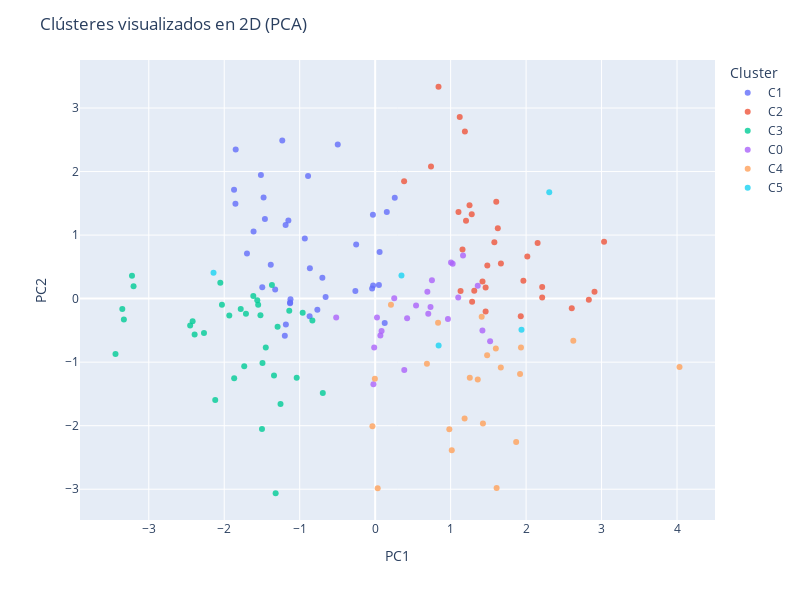

Write notebook code for a chart like this one.
### Markdown cell above
### <font color='264CC7'> Visualizaciones  </font>

### Code cell
# Realizo un PCA
pca = PCA(n_components=2)
X_pca = pca.fit_transform(X)

# Crear un DataFrame para graficar fácilmente
df_pca = pd.DataFrame(X_pca, columns=['PC1', 'PC2'])
df_pca['Name'] = data['Name'].values
df_pca['Cluster'] = data['Cluster'].values

# Crear el scatterplot interactivo con Plotly Express
fig = px.scatter(
    df_pca, 
    x='PC1', 
    y='PC2', 
    color='Cluster',
    hover_data=['Name'],  # Mostrará 'Name'
)

# Personalizar apariencia
fig.update_traces(marker=dict(opacity=0.8))
fig.update_layout(
    title='Clústeres visualizados en 2D (PCA)',
    width=800,
    height=600,
)

fig.show()

### Figure 1 — Plotly figure (JSON) as saved in the notebook; plotly's stock layout.template omitted (floating-point values rounded to 4 significant figures)
{"data": [{"customdata": [["Bulbasaur"], ["Ivysaur"], ["Squirtle"], ["Wartortle"], ["Sandshrew"], ["Nidorina"], ["Nidorino"], ["Clefairy"], ["Oddish"], ["Gloom"], ["Paras"], ["Parasect"], ["Venonat"], ["Machop"], ["Machoke"], ["Weepinbell"], ["Geodude"], ["Graveler"], ["Slowpoke"], ["Magnemite"], ["Farfetch'd"], ["Seel"], ["Grimer"], ["Shellder"], ["Onix"], ["Drowzee"], ["Krabby"], ["Exeggcute"], ["Cubone"], ["Marowak"], ["Lickitung"], ["Koffing"], ["Rhyhorn"], ["Tangela"], ["Porygon"], ["Omanyte"], ["Kabuto"]], "hovertemplate": "Cluster=C1<br>PC1=%{x}<br>PC2=%{y}<br>Name=%{customdata[0]}<extra></extra>", "legendgroup": "C1", "marker": {"color": "#636efa", "opacity": 0.8, "symbol": "circle"}, "mode": "markers", "name": "C1", "orientation": "v", "showlegend": true, "type": "scatter", "x": [-1.183, 0.1265, -1.325, 0.04962, -1.87, -0.6997, -0.6566, -1.127, -1.128, -0.02686, -1.699, 0.1541, -1.496, -1.611, -0.0298, -0.2625, -1.848, -0.4957, -1.478, -1.197, -0.7661, -1.122, -1.187, -1.852, -0.8892, -0.8688, -1.514, -1.383, -1.461, 0.2596, -0.2518, -1.15, -1.231, 0.05891, -0.04041, -0.8651, -0.9322], "xaxis": "x", "y": [-0.4078, -0.3831, 0.1419, 0.2133, 1.715, 0.3294, 0.02739, -0.06247, -0.07113, 0.2048, 0.7087, 1.365, 0.1774, 1.057, 1.32, 0.1192, 2.347, 2.426, 1.592, -0.5859, -0.1743, -0.009442, 1.16, 1.492, 1.93, -0.2763, 1.947, 0.5337, 1.253, 1.589, 0.8517, 1.23, 2.487, 0.7354, 0.1582, 0.4798, 0.9449], "yaxis": "y"}, {"customdata": [["Venusaur"], ["Blastoise"], ["Sandslash"], ["Nidoqueen"], ["Nidoking"], ["Clefable"], ["Vileplume"], ["Arcanine"], ["Poliwrath"], ["Machamp"], ["Victreebel"], ["Golem"], ["Slowbro"], ["Dewgong"], ["Muk"], ["Cloyster"], ["Hypno"], ["Kingler"], ["Exeggutor"], ["Weezing"], ["Rhydon"], ["Pinsir"], ["Gyarados"], ["Lapras"], ["Flareon"], ["Omastar"], ["Kabutops"], ["Articuno"], ["Moltres"], ["Dragonite"], ["Mew"]], "hovertemplate": "Cluster=C2<br>PC1=%{x}<br>PC2=%{y}<br>Name=%{customdata[0]}<extra></extra>", "legendgroup": "C2", "marker": {"color": "#EF553B", "opacity": 0.8, "symbol": "circle"}, "mode": "markers", "name": "C2", "orientation": "v", "showlegend": true, "type": "scatter", "x": [1.93, 1.964, 0.3837, 1.486, 1.464, 1.285, 1.422, 2.213, 1.579, 1.605, 1.313, 1.121, 1.25, 1.132, 1.625, 1.189, 1.464, 0.7398, 1.666, 1.104, 0.8394, 1.279, 2.153, 2.016, 2.213, 1.157, 1.204, 2.831, 2.605, 3.033, 2.907], "xaxis": "x", "y": [-0.2781, 0.2814, 1.847, 0.5216, 0.1766, -0.04788, 0.269, 0.01587, 0.8885, 1.525, 0.1242, 2.857, 1.468, 0.1218, 1.107, 2.631, -0.2034, 2.078, 0.5529, 1.362, 3.335, 1.328, 0.874, 0.6629, 0.1813, 0.774, 1.227, -0.01898, -0.153, 0.8951, 0.1099], "yaxis": "y"}, {"customdata": [["Charmander"], ["Caterpie"], ["Metapod"], ["Weedle"], ["Kakuna"], ["Pidgey"], ["Pidgeotto"], ["Rattata"], ["Spearow"], ["Ekans"], ["Pikachu"], ["Nidoran"], ["Nidoran"], ["Vulpix"], ["Zubat"], ["Diglett"], ["Meowth"], ["Psyduck"], ["Mankey"], ["Growlithe"], ["Poliwag"], ["Abra"], ["Bellsprout"], ["Tentacool"], ["Doduo"], ["Gastly"], ["Voltorb"], ["Horsea"], ["Goldeen"], ["Staryu"], ["Magikarp"], ["Ditto"], ["Eevee"], ["Dratini"]], "hovertemplate": "Cluster=C3<br>PC1=%{x}<br>PC2=%{y}<br>Name=%{customdata[0]}<extra></extra>", "legendgroup": "C3", "marker": {"color": "#00cc96", "opacity": 0.8, "symbol": "circle"}, "mode": "markers", "name": "C3", "orientation": "v", "showlegend": true, "type": "scatter", "x": [-1.449, -3.351, -3.222, -3.33, -3.201, -2.419, -0.9605, -2.392, -2.268, -1.712, -1.34, -2.052, -2.03, -1.493, -2.452, -2.119, -1.868, -1.293, -1.52, -0.8318, -1.735, -1.319, -1.615, -0.6939, -1.562, -1.5, -1.254, -1.933, -1.368, -1.04, -3.441, -1.781, -1.138, -1.55], "xaxis": "x", "y": [-0.7704, -0.1627, 0.358, -0.3273, 0.1934, -0.356, -0.2231, -0.5657, -0.5426, -0.2391, -1.208, 0.2507, -0.09502, -1.014, -0.4233, -1.595, -1.254, -0.441, -0.2615, -0.3435, -1.065, -3.063, 0.04043, -1.486, -0.02476, -2.051, -1.658, -0.265, 0.2152, -1.244, -0.8729, -0.1631, -0.1926, -0.09736], "yaxis": "y"}, {"customdata": [["Charmeleon"], ["Beedrill"], ["Pidgeot"], ["Raticate"], ["Fearow"], ["Arbok"], ["Golbat"], ["Dugtrio"], ["Persian"], ["Primeape"], ["Poliwhirl"], ["Ponyta"], ["Rapidash"], ["Dodrio"], ["Hitmonlee"], ["Hitmonchan"], ["Kangaskhan"], ["Seaking"], ["Scyther"], ["Tauros"], ["Aerodactyl"], ["Dragonair"]], "hovertemplate": "Cluster=C0<br>PC1=%{x}<br>PC2=%{y}<br>Name=%{customdata[0]}<extra></extra>", "legendgroup": "C0", "marker": {"color": "#ab63fa", "opacity": 0.8, "symbol": "circle"}, "mode": "markers", "name": "C0", "orientation": "v", "showlegend": true, "type": "scatter", "x": [-0.0131, 0.02401, 0.9641, 0.08469, 0.4234, 0.5418, 0.7037, -0.02328, 0.3857, 0.7337, -0.5164, 0.06888, 1.421, 0.6916, 1.101, 1.005, 1.164, 0.7521, 1.359, 1.027, 1.523, 0.2527], "xaxis": "x", "y": [-0.7712, -0.299, -0.3223, -0.5083, -0.3098, -0.1078, -0.2396, -1.347, -1.123, -0.1302, -0.2986, -0.5821, -0.5034, 0.1065, 0.01675, 0.5677, 0.6778, 0.2903, 0.2013, 0.5484, -0.6708, 0.007617], "yaxis": "y"}, {"customdata": [["Charizard"], ["Butterfree"], ["Raichu"], ["Ninetales"], ["Venomoth"], ["Golduck"], ["Kadabra"], ["Alakazam"], ["Tentacruel"], ["Magneton"], ["Haunter"], ["Gengar"], ["Electrode"], ["Seadra"], ["Starmie"], ["Mr. Mime"], ["Jynx"], ["Electabuzz"], ["Magmar"], ["Jolteon"], ["Zapdos"], ["Mewtwo"]], "hovertemplate": "Cluster=C4<br>PC1=%{x}<br>PC2=%{y}<br>Name=%{customdata[0]}<extra></extra>", "legendgroup": "C4", "marker": {"color": "#FFA15A", "opacity": 0.8, "symbol": "circle"}, "mode": "markers", "name": "C4", "orientation": "v", "showlegend": true, "type": "scatter", "x": [1.932, -0.004167, 1.254, 1.599, 0.6859, 1.412, 0.03367, 1.609, 1.92, 0.8334, -0.03595, 1.428, 0.9827, 0.2092, 1.665, 1.185, 1.015, 1.359, 1.484, 1.868, 2.626, 4.033], "xaxis": "x", "y": [-0.7712, -1.261, -1.244, -0.7833, -1.025, -0.2836, -2.985, -2.98, -1.187, -0.3809, -2.009, -1.967, -2.056, -0.09694, -1.086, -1.889, -2.387, -1.273, -0.8929, -2.256, -0.6641, -1.075], "yaxis": "y"}, {"customdata": [["Jigglypuff"], ["Wigglytuff"], ["Chansey"], ["Vaporeon"], ["Snorlax"]], "hovertemplate": "Cluster=C5<br>PC1=%{x}<br>PC2=%{y}<br>Name=%{customdata[0]}<extra></extra>", "legendgroup": "C5", "marker": {"color": "#19d3f3", "opacity": 0.8, "symbol": "circle"}, "mode": "markers", "name": "C5", "orientation": "v", "showlegend": true, "type": "scatter", "x": [-2.142, 0.3486, 0.841, 1.939, 2.307], "xaxis": "x", "y": [0.4064, 0.3627, -0.7371, -0.4893, 1.675], "yaxis": "y"}], "layout": {"height": 600, "legend": {"title": {"text": "Cluster"}, "tracegroupgap": 0}, "margin": {"t": 60}, "title": {"text": "Clústeres visualizados en 2D (PCA)"}, "width": 800, "xaxis": {"anchor": "y", "domain": [0, 1], "title": {"text": "PC1"}}, "yaxis": {"anchor": "x", "domain": [0, 1], "title": {"text": "PC2"}}}}
